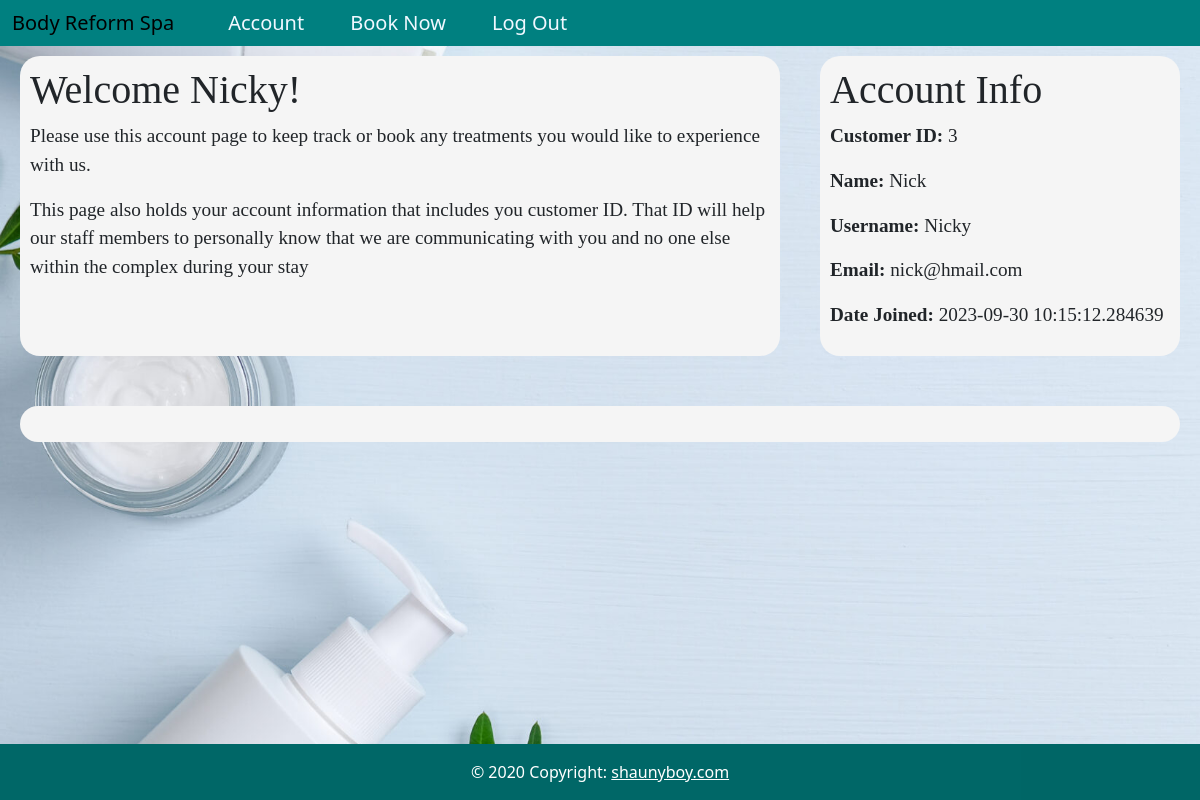
Screenshot of /account (signed in) with the database file from the repository.
### Salon_app/models.py (models this page shows, shortened)
class User(db.Model, UserMixin):
    id = db.Column(db.Integer, primary_key=True)
    name = db.Column(db.String(200), nullable=False)
    username = db.Column(db.String(20), nullable=False, unique=True)
    email = db.Column(db.String(120), nullable=False, unique=True)
    password = db.Column(db.String(60), nullable=False)
    date_added = db.Column(db.DateTime, default=datetime.utcnow)
    booking = db.relationship('Booking', backref='author', lazy=True)

### Salon_app/routes.py (the view)
@app.route('/account')
@login_required
def account():
    user_id = current_user.id
    bookings = Booking.query.filter_by(user_id=user_id).all()
    flash_message = "Your treatment has been created successfully!"
    return render_template("account.html", title='Welcome', bookings=bookings, flash_message=flash_message,user_id=user_id)

### Salon_app/models.py (called while the page is built)
@login_manager.user_loader
def load_user(user_id):
    return User.query.get(int(user_id))

### Salon_app/templates/account.html (shortened to what this page needs)
{% extends 'base.html' %}
{% block content %}
<div class="main-acc-cont">
    <div class="welc-user backgrd">
        <div class="wel-msg">
            <h1>Welcome {{ current_user.username }}!</h1>
            <p>Please use this account page to keep track or book any treatments you would like to experience with us.</p>
            <p>This page also holds your account information that includes you customer ID. That ID  will help our staff members to personally know that we are communicating with you and no one else within the complex during your stay</p>
        </div>
    </div>
    <div class="acc-info backgrd">
        <div class="acc-details">
            <h1>Account Info</h1>
            <p><strong>Customer ID:</strong> {{ current_user.id }} </p>
            <p><strong>Name:</strong> {{ current_user.name }} </p>
            <p><strong>Username:</strong> {{ current_user.username }} </p>
            <p><strong>Email:</strong> {{ current_user.email }} </p>
            <p><strong>Date Joined:</strong> {{ current_user.date_added }} </p>
        </div>
    </div>
</div>
    <div class="backgrd sidebar" id="accounts">
    </div>
{% endblock %}

### Salon_app/static/css/styles.css (style rules this page uses)
* { padding: 0; margin: 0; box-sizing: border-box; }
p { font-family: 'cormorant-garamond'; }
.homeimg { background: url(/static/images/spabackground2.jpeg); background-size: cover; height: 100vh; }
.main-acc-cont { font-size: 1.2rem; display: grid; height: 350px; grid-template-columns: 2fr 1fr; grid-template-rows: repeat(2, 1fr); }
.backgrd { background-color: whitesmoke; }
@media (min-width: 600px) { .backgrd { border-radius: 20px; padding: 10px; font-family: 'cormorant-garamond'; margin: 10px 20px ; } }

### rows the page displays
User: username "Nicky", id "3", name "Nick", email "nick@hmail.com", date_added "2023-09-30 10:15:12.284639"
